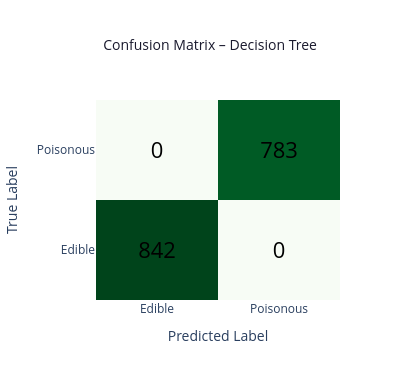

The cell this chart's notebook holds for it:
### Code cell
fig_cm_dt = go.Figure(go.Heatmap(
    z=cm_dt, x=labels, y=labels,
    colorscale='Greens', showscale=False,
    text=[[str(v) for v in row] for row in cm_dt],
    texttemplate='%{text}', textfont=dict(size=22, color='black')
))
fig_cm_dt.update_layout(
    title=dict(text='Confusion Matrix – Decision Tree',
               font=dict(size=14, color='#1a1a2e'), x=0.5),
    xaxis_title='Predicted Label', yaxis_title='True Label',
    height=380, width=420, plot_bgcolor='white'
)
fig_cm_dt.show()

### Figure 1 — Plotly figure (JSON) as saved in the notebook; plotly's stock layout.template omitted (floating-point values rounded to 4 significant figures)
{"data": [{"colorscale": [[0, "rgb(247,252,245)"], [0.125, "rgb(229,245,224)"], [0.25, "rgb(199,233,192)"], [0.375, "rgb(161,217,155)"], [0.5, "rgb(116,196,118)"], [0.625, "rgb(65,171,93)"], [0.75, "rgb(35,139,69)"], [0.875, "rgb(0,109,44)"], [1, "rgb(0,68,27)"]], "showscale": false, "text": [["842", "0"], ["0", "783"]], "textfont": {"color": "black", "size": 22}, "texttemplate": "%{text}", "type": "heatmap", "x": ["Edible", "Poisonous"], "y": ["Edible", "Poisonous"], "z": [[842, 0], [0, 783]]}], "layout": {"height": 380, "plot_bgcolor": "white", "title": {"font": {"color": "#1a1a2e", "size": 14}, "text": "Confusion Matrix – Decision Tree", "x": 0.5}, "width": 420, "xaxis": {"title": {"text": "Predicted Label"}}, "yaxis": {"title": {"text": "True Label"}}}}
